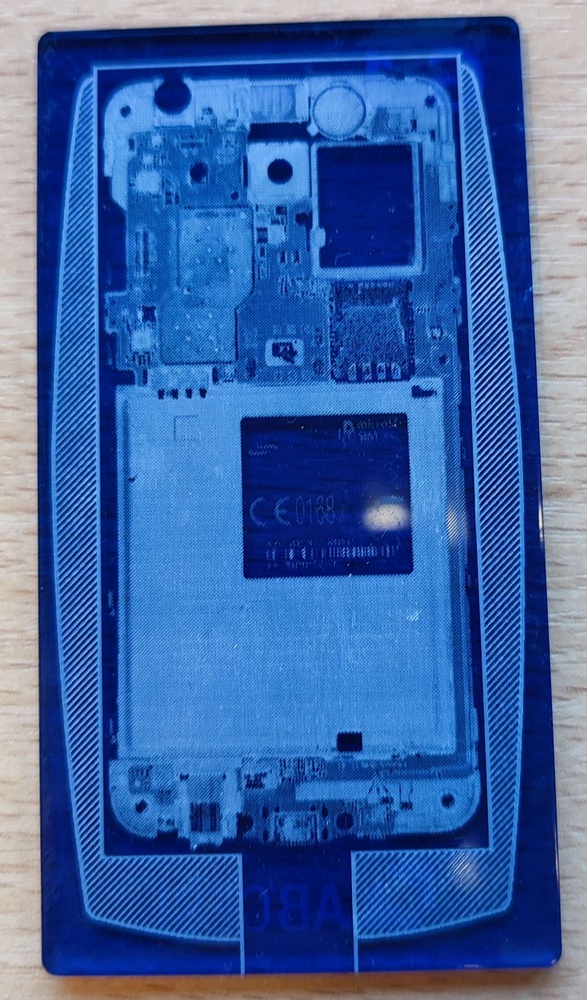
#> input picture data_processing/media/phone.jpg, 587 x 1000 px, shrunk from 1471 x 2508 before the run
$ jupyter execute morphology_2D.ipynb
#> lines starting #> are read from the running program, lines starting #| are printed output that depends on the picture; after the words box and inside, x2 and y2 are one past the last pixel; in counts of white or black regions, pixels touching at a corner belong together
[cell 1]
import cv2, numpy as np
import matplotlib.pyplot as plt
from scipy import (signal, ndimage)
k_shape = (5,5)
ker_rct = cv2.getStructuringElement(cv2.MORPH_RECT      ,k_shape)
ker_ell = cv2.getStructuringElement(cv2.MORPH_ELLIPSE   ,k_shape)
ker_crs = cv2.getStructuringElement(cv2.MORPH_CROSS     ,k_shape)
print(ker_rct,ker_ell,ker_crs, sep='\n\n')

[cell 2]
ker_ellipse = lambda ks: cv2.getStructuringElement(cv2.MORPH_ELLIPSE, (ks,ks))

# Detecting horizontal and vertical lines used morphological opening
### Prepare image

[cell 3]
lnk = r'../media/phone.jpg'
img_rgb = cv2.cvtColor(cv2.imread(lnk, 1), cv2.COLOR_BGR2RGB)
img_rgb = np.rot90(img_rgb)
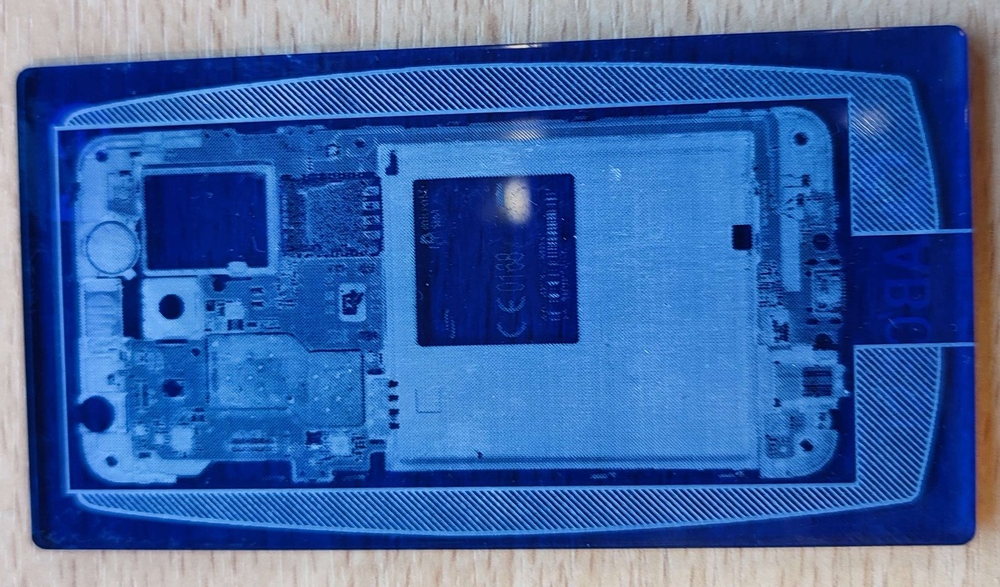
#> img_rgb: shape (587, 1000, 3); mean R, G, B 60, 98.7, 164.3
img_gray = cv2.cvtColor(img_rgb, cv2.COLOR_RGB2GRAY)
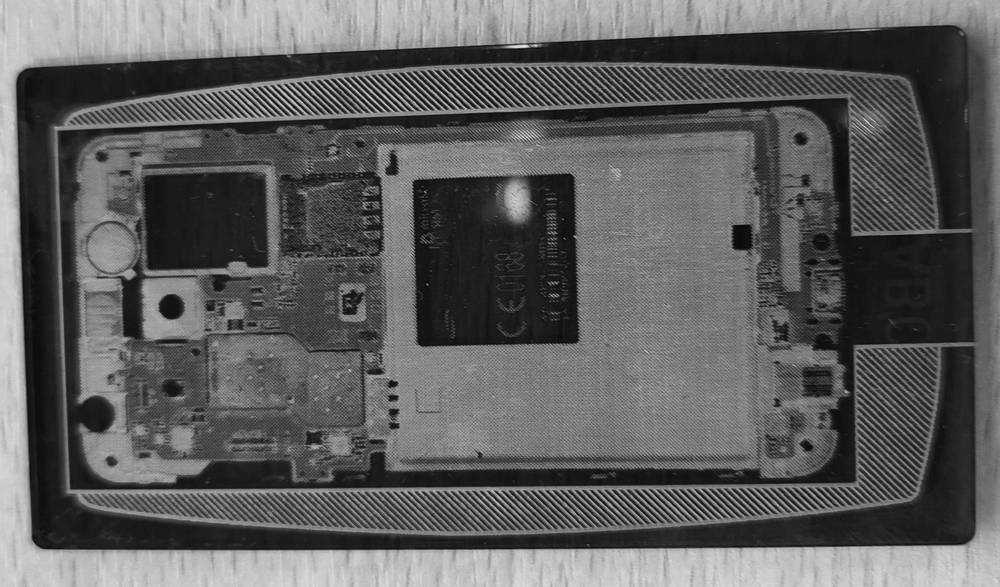
#> img_gray: shape (587, 1000); min 8, max 231, mean 94.6

k_size = 3
img_blur = img_gray#cv2.GaussianBlur(img_gray, (k_size,k_size), 0)
thresh = cv2.adaptiveThreshold(img_blur, 255, cv2.ADAPTIVE_THRESH_MEAN_C, cv2.THRESH_BINARY_INV, 21, 7)
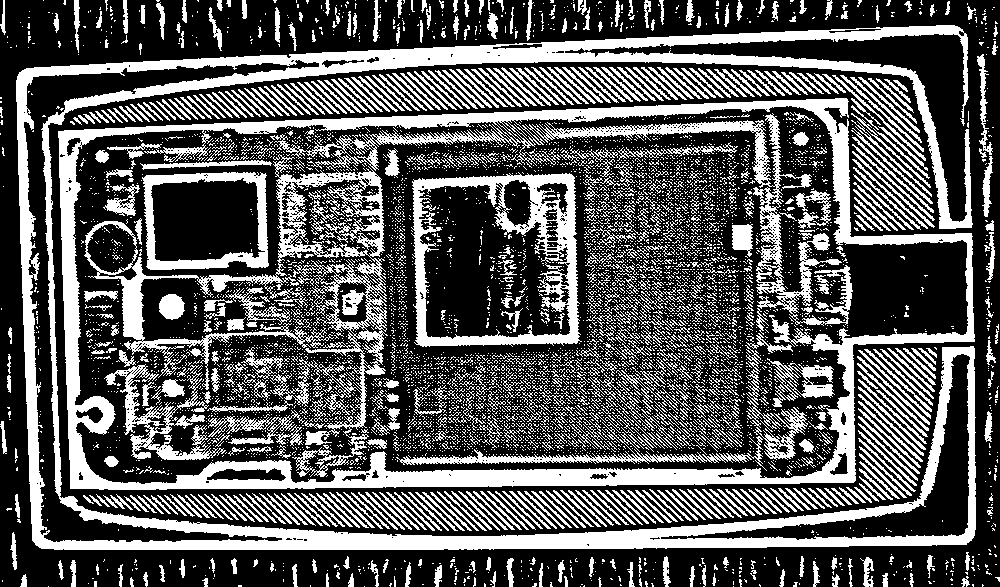
#> thresh: shape (587, 1000); 34.9% white; 6655 white regions (5888 under 20 px), largest, box (x1, y1, x2, y2) and area: (16, 25, 976, 550) 45440, (58, 98, 975, 490) 41450, (84, 154, 388, 477) 14748

k_size2 = 3
erode = cv2.erode(thresh, ker_ellipse(k_size2),iterations=1)
#> erode: shape (587, 1000); 17.1% white; 1842 white regions (1377 under 20 px), largest, box (x1, y1, x2, y2) and area: (17, 26, 975, 549) 35426, (59, 99, 974, 489) 24935, (413, 174, 579, 346) 5340
img_gray_rgb = cv2.cvtColor(erode, cv2.COLOR_GRAY2RGB)
fig, ax = plt.subplots(1, 2, figsize=(14, 8), layout="constrained")
ax[0].imshow(img_rgb)
ax[0].axis('off')
ax[1].imshow(img_gray_rgb)
ax[1].axis('off')

### Apply a vertical and horizontal line detection kernels

[cell 4]
line_len_vert = 13
ker_vert = np.ones((1,line_len_vert))
line_vert_mask = cv2.morphologyEx(erode, cv2.MORPH_OPEN, ker_vert)
#> line_vert_mask: shape (587, 1000); 8.9% white; 111 white regions (28 under 20 px), largest, box (x1, y1, x2, y2) and area: (17, 26, 961, 107) 12371, (33, 505, 973, 549) 12294, (71, 470, 855, 489) 7539

line_len_hor = 20
ker_hor = np.ones((line_len_hor,1))
line_hor_mask = cv2.morphologyEx(erode, cv2.MORPH_OPEN, ker_hor)
#> line_hor_mask: shape (587, 1000); 3.4% white; 50 white regions (8 under 20 px), largest, box (x1, y1, x2, y2) and area: (60, 132, 89, 489) 3928, (17, 71, 40, 547) 3627, (833, 121, 849, 244) 1279

hor_vert = cv2.bitwise_or(line_vert_mask,line_hor_mask)
#> hor_vert: shape (587, 1000); 11.4% white; 89 white regions (25 under 20 px), largest, box (x1, y1, x2, y2) and area: (17, 26, 975, 549) 30171, (59, 100, 974, 489) 22648, (414, 175, 579, 347) 3843
out_lines = img_gray_rgb.copy()
out_lines[line_vert_mask == 255] = [255,0,0]
out_lines[line_hor_mask == 255] = [0,0,255]

fig, ax = plt.subplots(1, 2, figsize=(14, 8), layout="constrained")
ax[0].imshow(out_lines)
ax[0].axis('off')
ax[1].imshow(hor_vert, 'gray')
ax[1].axis('off')
#> figure, not shown here; B, G, R data is drawn as R, G, B

### Detect diagonal lines by applying diagonal kernel.
Technically you can create diagonal kernel with any angle.

[cell 5]
#ker_diag = ndimage.rotate(np.eye(20), angle=45, reshape=True, output=None, order=1, mode='constant', cval=0.0, prefilter=True)
ker_diag_len = 30
ker_diag = np.eye(int(ker_diag_len/np.sqrt(2)), dtype=np.uint8)
line_diag_mask = cv2.morphologyEx(erode, cv2.MORPH_OPEN, ker_diag)
#> line_diag_mask: shape (587, 1000); 0.87% white in thin lines or dots, all inside (x1, y1, x2, y2) = (68, 68, 933, 530)

out_lines = img_gray_rgb.copy()
out_lines[line_diag_mask == 255] = [255,0,0]
#> out_lines: shape (587, 1000, 3); mean B, G, R 43.6, 41.4, 41.4

fig, ax = plt.subplots(1, 2, figsize=(14, 8), layout="constrained")
ax[0].imshow(out_lines)
ax[0].axis('off')
ax[1].imshow(line_diag_mask, 'gray')
ax[1].axis('off')
#> figure, not shown here; B, G, R data is drawn as R, G, B

### Other option is to rotate image itself by an angle and apply line detection there
I have more success with image rotation rather than kernel rotation. Latter gets diffused.

[cell 6]
H,W = erode.shape
#> H = 587; W = 1000
order = 3
angle = 45
erode_rot = ndimage.rotate(erode, angle=angle, reshape=True, output=None, order=order, mode='constant', cval=0.0, prefilter=True)
CY,CX = np.array(erode_rot.shape, int)//2
#> CY = 561; CX = 561

line_len_vert = 23
ker_vert = np.ones((1,line_len_vert))
rotated_mask = cv2.morphologyEx(erode_rot, cv2.MORPH_OPEN, ker_vert)
rotated_mask = cv2.threshold(rotated_mask, 50, 255, cv2.THRESH_BINARY)[1]
#> rotated_mask: shape (1122, 1122); 1.3% white; 269 white regions, largest, box (x1, y1, x2, y2) and area: (280, 815, 341, 848) 877, (586, 846, 637, 871) 632, (805, 629, 852, 655) 614
# take half-widths of image,
# in case of odd dimension, take left half even, right odd.
H1,W1 = H//2, W//2
#> H1 = 293; W1 = 500
H2, W2 = H - H1, W - W1
#> H2 = 294; W2 = 500

mask_big = ndimage.rotate(rotated_mask, angle=-angle, reshape=False, output=None, order=order, mode='constant', cval=0.0, prefilter=True)
mask = mask_big[CY-H1:CY+H2,CX-W1:CX+W2]
mask = cv2.threshold(mask, 50, 255, cv2.THRESH_BINARY)[1]
#> mask: shape (587, 1000); 4.1% white in thin lines or dots, all inside (x1, y1, x2, y2) = (33, 25, 967, 549)


out_lines = img_gray_rgb.copy()
out_lines[mask == 255] = [255,0,0]
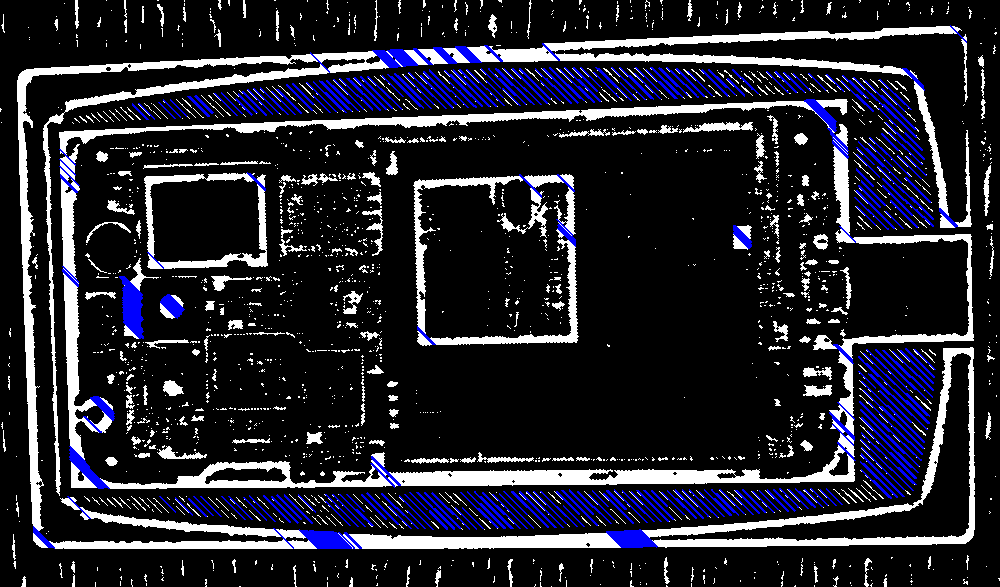
#> out_lines: shape (587, 1000, 3); mean B, G, R 47.4, 36.8, 36.8

# for drawing rotate rgb versions

erode_rot_m = cv2.cvtColor(erode_rot, cv2.COLOR_GRAY2RGB)
erode_rot_m[rotated_mask == 255] = [255,0,0]
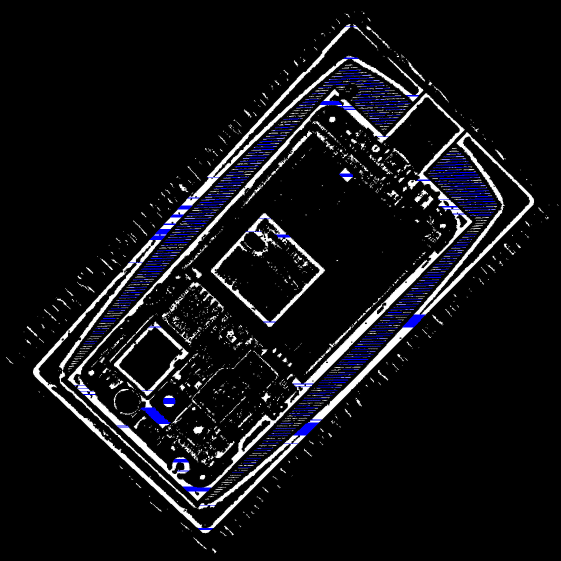
#> erode_rot_m: shape (1122, 1122, 3) (shown at 1/2 size); mean B, G, R 21.3, 17.9, 17.9

erode_rot_m_rot = ndimage.rotate(erode_rot_m, angle=-angle, reshape=False, output=None, order=order, mode='constant', cval=0.0, prefilter=True)

blank = np.ones_like(erode_rot_m, np.uint8)*255 # placed on a white blank so title is on the same level as others.
blank[CY-H1:CY+H2,CX-W1:CX+W2] = out_lines
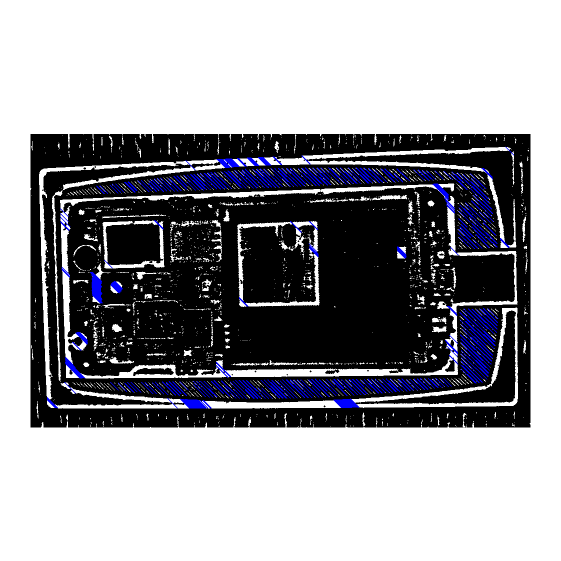
#> blank: shape (1122, 1122, 3) (shown at 1/2 size); mean B, G, R 158.2, 153.3, 153.3

fig, ax = plt.subplots(1, 3, figsize=(14, 8), layout="constrained")
ax[0].imshow(erode_rot_m)
ax[0].set_title('Rotate and detect horizontal lines')
ax[0].axis('off')
ax[1].imshow(erode_rot_m_rot)
ax[1].set_title('Rotate back')
ax[1].axis('off')
ax[2].imshow(blank)
ax[2].set_title('Crop')
ax[2].axis('off')
#> figure, not shown here; B, G, R data is drawn as R, G, B

[cell 7]
import numpy as np
import cv2

fig, ax = plt.subplots(1, 4, figsize=(14, 8), layout="constrained")
lnk = r'../media/vessel.png'
img = cv2.imread(lnk, 0)
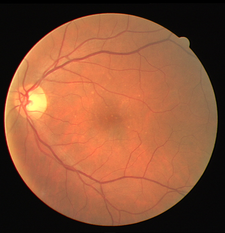
#> input picture data_processing/media/vessel.png, 225 x 233 px, shrunk from 565 x 584 before the run
#> img: shape (233, 225); min 0, max 242, mean 95.8

# PRE_PROCESSING
k_size = 7
img_blur = cv2.GaussianBlur(img, (k_size,k_size), 0)
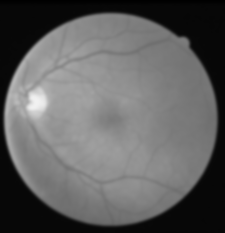
#> img_blur: shape (233, 225); min 0, max 241, mean 95.8

thresh = cv2.adaptiveThreshold(img_blur, 255, cv2.ADAPTIVE_THRESH_MEAN_C, cv2.THRESH_BINARY_INV, 11, 3)
#> thresh: shape (233, 225); 14.9% white; 104 white regions (86 under 20 px), largest, box (x1, y1, x2, y2) and area: (0, 7, 224, 232) 4415, (15, 30, 180, 192) 1671, (11, 99, 28, 165) 355
imgs = [thresh]
cv2.floodFill(thresh, None, (0,0), 255)
#> thresh: shape (233, 225); 38.1% white; 104 white regions (86 under 20 px), largest, box (x1, y1, x2, y2) and area: (0, 0, 225, 233) 16577, (15, 30, 180, 192) 1671, (11, 99, 28, 165) 355
imgs.append(thresh.copy())
cv2.floodFill(thresh, None, (0,0), 0)
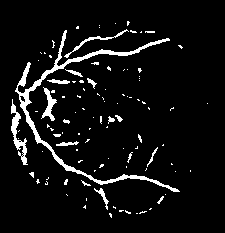
#> thresh: shape (233, 225); 6.4% white; 103 white regions (86 under 20 px), largest, box (x1, y1, x2, y2) and area: (15, 30, 180, 192) 1671, (11, 99, 28, 165) 355, (41, 87, 57, 121) 201

# STUFF STARTS HERE
k_size2 = 3

ker_ell = cv2.getStructuringElement(cv2.MORPH_ELLIPSE, (k_size2,k_size2))
thresh = cv2.morphologyEx(thresh, cv2.MORPH_CLOSE, ker_ell)
#> thresh: shape (233, 225); 6.5% white; 96 white regions (81 under 20 px)

imgs.append(thresh.copy())

contours, _ = cv2.findContours(thresh, cv2.RETR_CCOMP, cv2.CHAIN_APPROX_SIMPLE)
#> contours = 98 contours, 88 with area under 20; largest, box (x1, y1, x2, y2) and area: (15, 29, 180, 192) 1409, (11, 99, 28, 165) 326, (41, 87, 57, 121) 168, (94, 188, 109, 210) 56, (47, 79, 70, 84) 46

min_contour_area = 20
contours_filtered = [c for c in contours if cv2.contourArea(c) > min_contour_area]
#> contours_filtered = 9 contours; largest, box (x1, y1, x2, y2) and area: (15, 29, 180, 192) 1409, (11, 99, 28, 165) 326, (41, 87, 57, 121) 168, (94, 188, 109, 210) 56, (47, 79, 70, 84) 46

blank = np.zeros_like(img, dtype=np.uint8)
cv2.drawContours(blank, contours_filtered, -1, 255, -1)
#> blank: shape (233, 225); 5.4% white; 8 white regions, largest, box (x1, y1, x2, y2) and area: (15, 29, 180, 192) 1910, (11, 99, 28, 165) 384, (41, 87, 57, 121) 215

k_size3 = 7
ker_ell = cv2.getStructuringElement(cv2.MORPH_ELLIPSE, (k_size3,k_size3))
blank = cv2.morphologyEx(blank, cv2.MORPH_CLOSE, ker_ell)
#> blank: shape (233, 225); 6% white; 4 white regions, box (x1, y1, x2, y2) and area: (11, 29, 180, 210) 2813, (41, 87, 57, 121) 231, (87, 78, 97, 89) 42, (147, 147, 158, 167) 42

imgs.append(blank)
for i,im in enumerate(imgs):
    ax[i].imshow(im, 'gray')
    ax[i].axis('off')
#> this loop made 4 passes
plt.show()

[cell 8]
from skimage.morphology import skeletonize
from scipy.ndimage import distance_transform_cdt
fig, ax = plt.subplots(1, 3, figsize=(9, 5), layout="constrained")

k_size = 11
blank2 = cv2.GaussianBlur(blank, (k_size,k_size), 0)

thld0 = np.uint8(blank2 > 10) * 255
#> thld0: shape (233, 225); 15.7% white; 2 white regions, box (x1, y1, x2, y2) and area: (8, 27, 182, 212) 7996, (144, 145, 161, 169) 209
dtr = distance_transform_cdt(thld0, metric="chessboard")
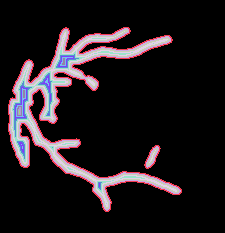
#> dtr: shape (233, 225) int32; 12 distinct labels, from 0 to 11; one colour per label, 0 black

# skel = np.uint8(skeletonize(blank))
ax[0].imshow(dtr, 'gray')

thld = np.uint8(dtr > 0.1) * 255
# k_size2 = 11
# ker_ell = cv2.getStructuringElement(cv2.MORPH_ELLIPSE, (k_size2,k_size2))
# open1 = cv2.morphologyEx(skel, cv2.MORPH_CLOSE, ker_ell)
ax[1].imshow(thld, 'gray')

# skel2 = np.uint8(skeletonize(open1))

# ax[2].imshow(skel2, 'gray')
